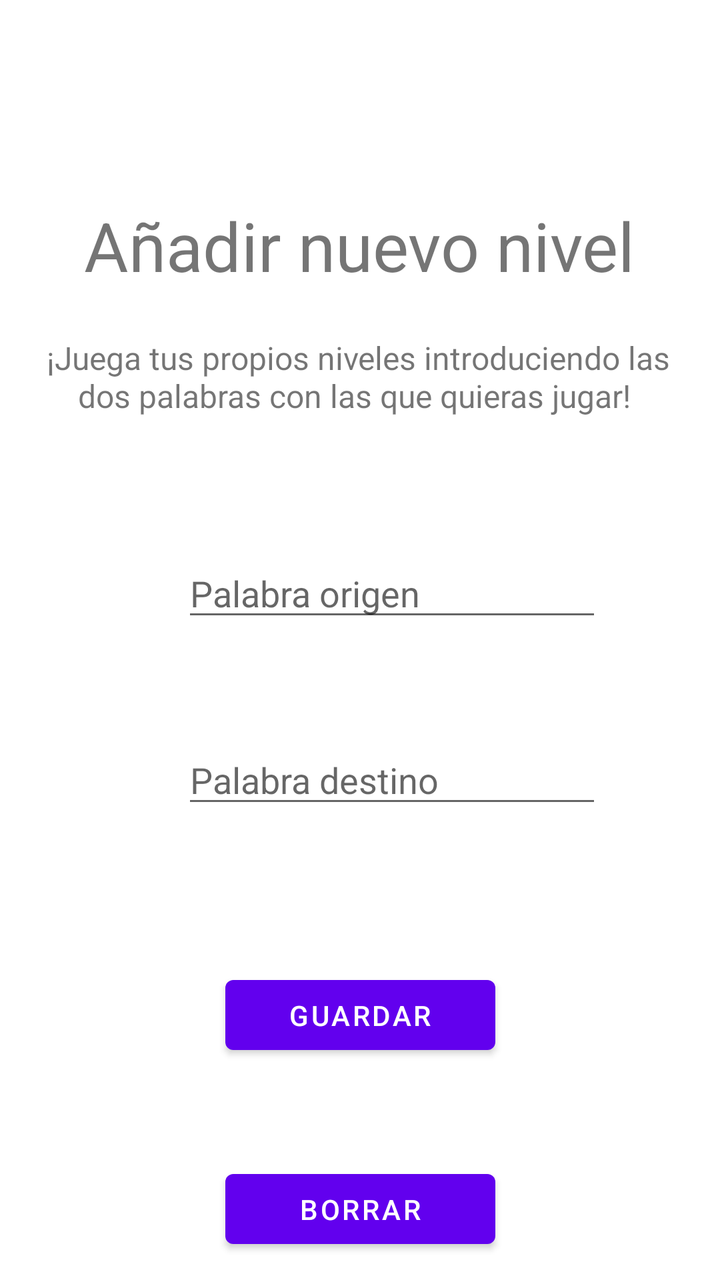
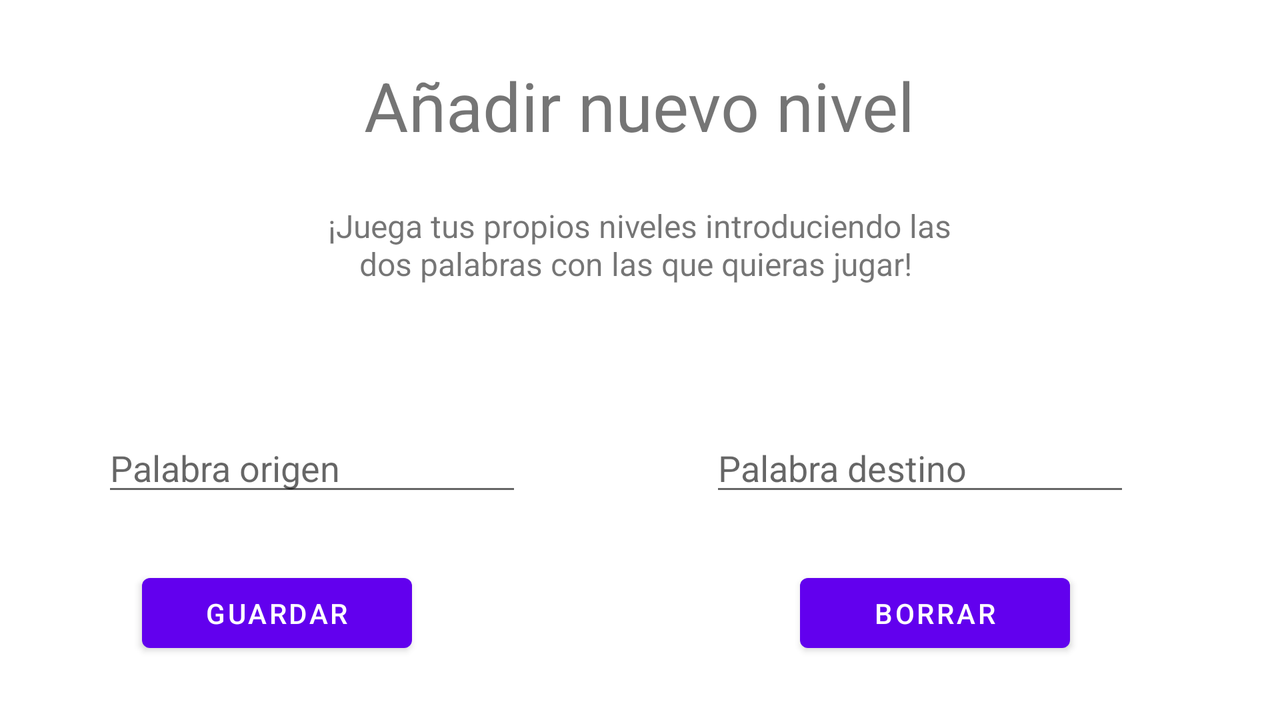

First picture: res/layout/ on a phone held upright. Second picture: the repository's own variant of that layout, on a device whose configuration matches the variant's folder. Source for both follows.
<!-- AndroidManifest.xml: application theme Theme.Escaletras -->
<!-- res/layout/activity_editar_nivel.xml -->
<?xml version="1.0" encoding="utf-8"?>
<androidx.constraintlayout.widget.ConstraintLayout xmlns:android="http://schemas.android.com/apk/res/android"
    xmlns:app="http://schemas.android.com/apk/res-auto"
    xmlns:tools="http://schemas.android.com/tools"
    android:layout_width="match_parent"
    android:layout_height="match_parent"
    tools:context=".EditarNivel">

    <EditText
        android:id="@+id/origenInput"
        android:layout_width="wrap_content"
        android:layout_height="wrap_content"
        android:layout_marginStart="91dp"
        android:layout_marginTop="54dp"
        android:layout_marginEnd="91dp"
        android:layout_marginBottom="52dp"
        android:ems="10"
        android:hint="Palabra origen"
        android:inputType="textCapCharacters"
        android:maxLength="4"
        app:layout_constraintBottom_toTopOf="@+id/destinoInput"
        app:layout_constraintEnd_toEndOf="parent"
        app:layout_constraintHorizontal_bias="0.0"
        app:layout_constraintStart_toStartOf="parent"
        app:layout_constraintTop_toBottomOf="@+id/instruccionesNuevo" />

    <EditText
        android:id="@+id/destinoInput"
        android:layout_width="wrap_content"
        android:layout_height="wrap_content"
        android:layout_marginStart="91dp"
        android:layout_marginTop="52dp"
        android:layout_marginEnd="91dp"
        android:ems="10"
        android:hint="Palabra destino"
        android:inputType="textPersonName"
        android:maxLength="4"
        app:layout_constraintEnd_toEndOf="parent"
        app:layout_constraintHorizontal_bias="0.0"
        app:layout_constraintStart_toStartOf="parent"
        app:layout_constraintTop_toBottomOf="@+id/origenInput" />

    <Button
        android:id="@+id/botonGuardar"
        android:layout_width="135dp"
        android:layout_height="47dp"
        android:layout_marginStart="148dp"
        android:layout_marginTop="75dp"
        android:layout_marginEnd="148dp"
        android:text="Guardar"
        app:layout_constraintEnd_toEndOf="parent"
        app:layout_constraintStart_toStartOf="parent"
        app:layout_constraintTop_toBottomOf="@+id/destinoInput" />

    <TextView
        android:id="@+id/textoAnadir"
        android:layout_width="wrap_content"
        android:layout_height="wrap_content"
        android:layout_marginStart="57dp"
        android:layout_marginTop="100dp"
        android:layout_marginEnd="58dp"
        android:text="Añadir nuevo nivel"
        android:textSize="34sp"
        app:layout_constraintEnd_toEndOf="parent"
        app:layout_constraintStart_toStartOf="parent"
        app:layout_constraintTop_toTopOf="parent" />

    <TextView
        android:id="@+id/instruccionesNuevo"
        android:layout_width="334dp"
        android:layout_height="55dp"
        android:layout_marginStart="50dp"
        android:layout_marginTop="20dp"
        android:layout_marginEnd="50dp"
        android:elegantTextHeight="true"
        android:text="¡Juega tus propios niveles introduciendo las dos palabras con las que quieras jugar! "
        android:textAlignment="center"
        android:textSize="16sp"
        app:layout_constraintBottom_toTopOf="@+id/origenInput"
        app:layout_constraintEnd_toEndOf="parent"
        app:layout_constraintHorizontal_bias="0.514"
        app:layout_constraintStart_toStartOf="parent"
        app:layout_constraintTop_toBottomOf="@+id/textoAnadir" />

    <Button
        android:id="@+id/botonBorrar"
        android:layout_width="135dp"
        android:layout_height="47dp"
        android:layout_marginStart="148dp"
        android:layout_marginTop="50dp"
        android:layout_marginEnd="148dp"
        android:text="Borrar"
        app:layout_constraintEnd_toEndOf="parent"
        app:layout_constraintStart_toStartOf="parent"
        app:layout_constraintTop_toBottomOf="@+id/botonGuardar" />
</androidx.constraintlayout.widget.ConstraintLayout>
<!-- resources referenced by this layout -->
<resources>
  <style name="Theme.Escaletras" parent="Theme.MaterialComponents.DayNight.DarkActionBar">
          
          <item name="colorPrimary">@color/purple_500</item>
          <item name="colorPrimaryVariant">@color/purple_700</item>
          <item name="colorOnPrimary">@color/white</item>
          
          <item name="colorSecondary">@color/teal_200</item>
          <item name="colorSecondaryVariant">@color/teal_700</item>
          <item name="colorOnSecondary">@color/black</item>
          
          <item name="android:statusBarColor">?attr/colorPrimaryVariant</item>
          
      </style>
</resources>
<!-- res/layout-land/activity_editar_nivel.xml (the repository's variant of the layout above) -->
<!-- drawn on the phone turned sideways -->
<?xml version="1.0" encoding="utf-8"?>
<androidx.constraintlayout.widget.ConstraintLayout xmlns:android="http://schemas.android.com/apk/res/android"
    xmlns:app="http://schemas.android.com/apk/res-auto"
    xmlns:tools="http://schemas.android.com/tools"
    android:layout_width="match_parent"
    android:layout_height="match_parent">

    <Button
        android:id="@+id/botonBorrar"
        android:layout_width="135dp"
        android:layout_height="47dp"
        android:layout_marginStart="97dp"
        android:layout_marginEnd="268dp"
        android:layout_marginBottom="30dp"
        android:text="Borrar"
        app:layout_constraintBottom_toBottomOf="parent"
        app:layout_constraintEnd_toEndOf="parent"
        app:layout_constraintStart_toEndOf="@+id/botonGuardar" />

    <TextView
        android:id="@+id/instruccionesNuevo"
        android:layout_width="334dp"
        android:layout_height="55dp"
        android:layout_marginStart="267dp"
        android:layout_marginTop="24dp"
        android:layout_marginEnd="268dp"
        android:elegantTextHeight="true"
        android:text="¡Juega tus propios niveles introduciendo las dos palabras con las que quieras jugar! "
        android:textAlignment="center"
        android:textSize="16sp"
        app:layout_constraintEnd_toEndOf="parent"
        app:layout_constraintStart_toStartOf="parent"
        app:layout_constraintTop_toBottomOf="@+id/textoAnadir" />

    <TextView
        android:id="@+id/textoAnadir"
        android:layout_width="wrap_content"
        android:layout_height="wrap_content"
        android:layout_marginStart="57dp"
        android:layout_marginTop="30dp"
        android:layout_marginEnd="58dp"
        android:text="Añadir nuevo nivel"
        android:textSize="34sp"
        app:layout_constraintEnd_toEndOf="parent"
        app:layout_constraintHorizontal_bias="0.501"
        app:layout_constraintStart_toStartOf="parent"
        app:layout_constraintTop_toTopOf="parent" />

    <Button
        android:id="@+id/botonGuardar"
        android:layout_width="135dp"
        android:layout_height="47dp"
        android:layout_marginStart="234dp"
        android:layout_marginEnd="97dp"
        android:layout_marginBottom="30dp"
        android:text="Guardar"
        app:layout_constraintBottom_toBottomOf="parent"
        app:layout_constraintEnd_toStartOf="@+id/botonBorrar"
        app:layout_constraintStart_toStartOf="parent" />

    <EditText
        android:id="@+id/destinoInput"
        android:layout_width="wrap_content"
        android:layout_height="wrap_content"
        android:layout_marginStart="47dp"
        android:layout_marginEnd="214dp"
        android:layout_marginBottom="30dp"
        android:ems="10"
        android:hint="Palabra destino"
        android:inputType="textPersonName"
        android:maxLength="4"
        app:layout_constraintBottom_toTopOf="@+id/botonBorrar"
        app:layout_constraintEnd_toEndOf="parent"
        app:layout_constraintStart_toEndOf="@+id/origenInput" />

    <EditText
        android:id="@+id/origenInput"
        android:layout_width="wrap_content"
        android:layout_height="wrap_content"
        android:layout_marginStart="190dp"
        android:layout_marginEnd="47dp"
        android:layout_marginBottom="30dp"
        android:ems="10"
        android:hint="Palabra origen"
        android:inputType="textCapCharacters"
        android:maxLength="4"
        app:layout_constraintBottom_toTopOf="@+id/botonGuardar"
        app:layout_constraintEnd_toStartOf="@+id/destinoInput"
        app:layout_constraintStart_toStartOf="parent" />
</androidx.constraintlayout.widget.ConstraintLayout>
